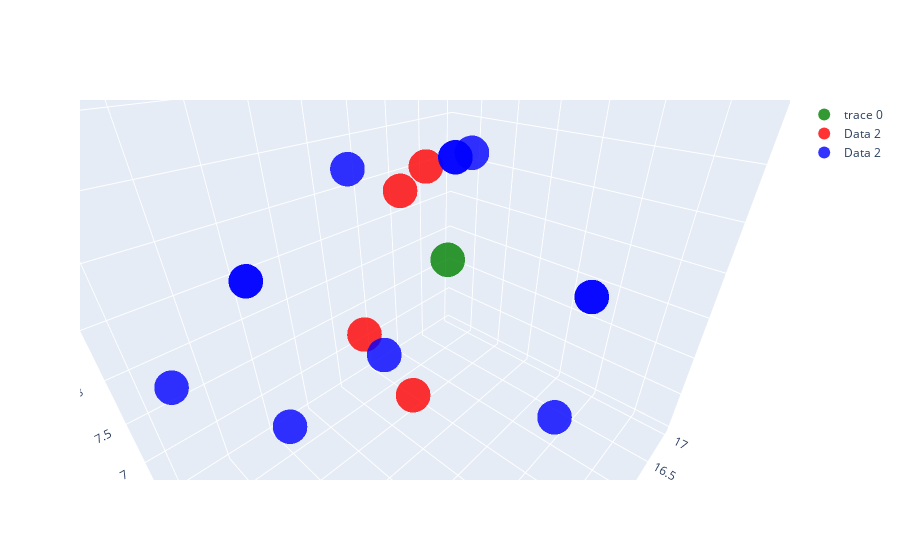

This figure's notebook cell:
### Code cell
import numpy as np
import plotly.graph_objs as go
from IPython.display import display
from plotly.io import write_html

# Create 3D scatter plot
fig = go.Figure(data=[go.Scatter3d(
    x=[poi[0]],
    y=[poi[1]],
    z=[poi[2]],
    mode='markers',
    marker=dict(
        size=12,
        color="green",                # set color to the z coordinate
        opacity=0.8
    )
)])

# # Add trace for data2
fig.add_trace(go.Scatter3d(
    x=deg_1_neighbors[:,0],
    y=deg_1_neighbors[:,1],
    z=deg_1_neighbors[:,2],
    mode='markers',
    marker=dict(
        size=12,             
        color='red',  
        opacity=0.8
    ),
    name='Data 2'
))

fig.add_trace(go.Scatter3d(
    x=deg_2_neighbors_np[:,0],
    y=deg_2_neighbors_np[:,1],
    z=deg_2_neighbors_np[:,2],
    mode='markers',
    marker=dict(
        size=12,    
        color='blue',
        opacity=0.8
    ),
    name='Data 2'
))

# Update layout
fig.update_layout(scene=dict(
    xaxis_title='X Axis Title',
    yaxis_title='Y Axis Title',
    zaxis_title='Z Axis Title'
))

# Show plot
fig.show()
write_html(fig, file="scatter_plot.html")
# write_image(fig, file="scatter_plot.svg")
# display(fig)

### Figure 1 — Plotly figure (JSON) as saved in the notebook; plotly's stock layout.template omitted (floating-point values rounded to 4 significant figures)
{"data": [{"marker": {"color": "green", "opacity": 0.8, "size": 12}, "mode": "markers", "type": "scatter3d", "x": [15.23], "y": [8.888], "z": [8.73]}, {"marker": {"color": "red", "opacity": 0.8, "size": 12}, "mode": "markers", "name": "Data 2", "type": "scatter3d", "x": [15.54, 14.46, 14.45, 14.0], "y": [9.436, 8.572, 8.613, 8.524], "z": [9.363, 7.907, 9.604, 8.789]}, {"marker": {"color": "blue", "opacity": 0.8, "size": 12}, "mode": "markers", "name": "Data 2", "type": "scatter3d", "x": [15.35, 14.93, 15.59, 16.96, 16.86, 13.75, 15.19, 14.32, 15.03, 14.14, 14.09, 13.66, 14.93, 13.76, 15.14, 13.76, 12.95, 14.09, 13.33, 15.14], "y": [10.35, 9.279, 10.14, 10.03, 10.02, 9.348, 7.68, 7.474, 9.592, 8.65, 7.871, 8.577, 9.279, 9.547, 7.562, 9.547, 8.796, 7.871, 7.21, 7.562], "z": [9.198, 10.62, 10.57, 9.112, 10.11, 7.544, 7.724, 7.37, 7.417, 6.561, 10.02, 10.56, 10.62, 8.885, 8.953, 8.885, 8.888, 10.02, 8.996, 8.953]}], "layout": {"autosize": true, "scene": {"aspectmode": "auto", "aspectratio": {"x": 1.08, "y": 0.8468, "z": 1.093}, "camera": {"center": {"x": 0, "y": 0, "z": 0}, "eye": {"x": -0.6055, "y": -0.5545, "z": 0.4964}, "projection": {"type": "perspective"}, "up": {"x": 0, "y": 0, "z": 1}}, "xaxis": {"title": {"text": "X Axis Title"}, "type": "linear"}, "yaxis": {"title": {"text": "Y Axis Title"}, "type": "linear"}, "zaxis": {"title": {"text": "Z Axis Title"}, "type": "linear"}}}}
